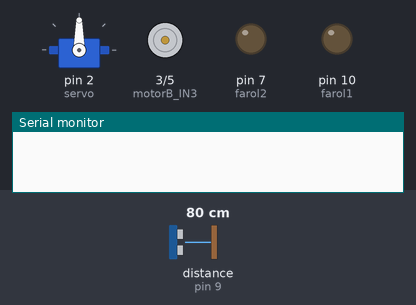
A sketch run on a simulated Arduino Uno, built with avr-gcc and run on an emulated ATmega328P. Shown: servo, motor-driver pin pairs drawn as motors (green arrow = first pin HIGH = forward, orange = second pin HIGH = backward, longer = more drive), output pins drawn as LEDs (lit = HIGH), the last lines printed to the serial monitor. Wiring (inferred from the names in the program): ultrasonic range finder: trigger pin 8; echo pin 9. The inputs (shaded band) are chosen by the test bench; at power-on: distance to the obstacle (sensor on pin 9) 80 cm. The echo pulse lasts 58.3 µs per cm; pins used as bus, display or sensor lines are not drawn.

Above: at 0.2 s.
At 3.3 s:
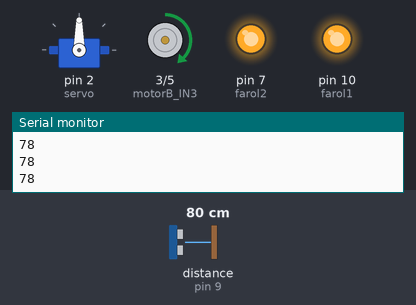
3.4 s: distance to the obstacle (sensor on pin 9) set to 29 cm
4.9 s: distance to the obstacle (sensor on pin 9) set to 23 cm
At 5.5 s:
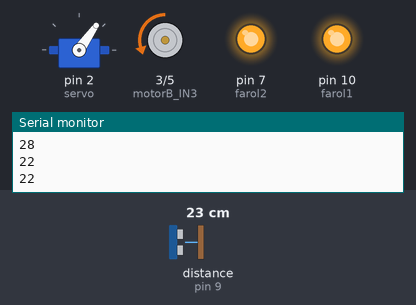
Timing chart, 0 to 7.9 s (numbered marks = the images above; inputs shaded):
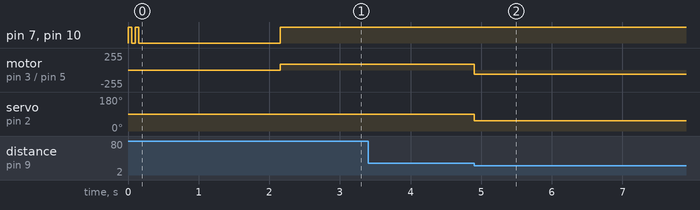

The sketch:

carro.ino
```cpp
// ================================================================
// ========================SERGIPE-TEC=============================

// Este codigo foi desenvolvido por @guilherme_5547 para fins de estudos.
// Para mais informações a documentação do codigo está disponivel no github: https://github.com/LuizGuilhermeSilvaa/carro-SergipeTec
// Saiba mais sobre o SergipeTec: https://sergipetec.org.br/

// ================================================================

// Importando biblioteca Servo.h.
// Para mais informações: https://www.arduino.cc/reference/en/libraries/servo/
#include <Servo.h>

// Definindo nome do servo.
// Obs: A varivel que pode ser modificada é o "servo".
Servo servo;

//Motor.
const int motorB_IN3 = 3;
const int motorB_IN4 = 5;

//Iluminação.
const int farol1 = 10;
const int farol2 = 7;

//Sensor frontal.
const int trigPin = 8;
const int echoPin = 9;

const int distanceMax = 25; // Definindo a distancia maxima para não bater

void setup() {

  Serial.begin(9600); // Definindo a taxa de comunicação do serial

  // Definindo as portas como OUTPUT(Saida) e INPUT (Entrada).
  pinMode(trigPin, OUTPUT);
  pinMode(echoPin, INPUT);
  pinMode(motorB_IN3, OUTPUT);
  pinMode(motorB_IN4, OUTPUT);
  pinMode(farol1, OUTPUT);
  pinMode(farol2, OUTPUT);

  servo.attach(2); // Porta digital do servo de direção
  servo.write(90); // Deixando a direção alinhada

  // Script que faz farol piscar ao ligar.
  digitalWrite(farol1, HIGH);
  digitalWrite(farol2, HIGH);
  delay(50);
  digitalWrite(farol1, LOW);
  digitalWrite(farol2, LOW);
  delay(50);
  digitalWrite(farol1, HIGH);
  digitalWrite(farol2, HIGH);
  delay(50);
  digitalWrite(farol1, LOW);
  digitalWrite(farol2, LOW);
  delay(2000);  // Espera 2 segundos antes de andar
  }

void loop() {
  long duration, distance;               // Declara duas variáveis do tipo long: 'duration' para armazenar o tempo e 'distance' para armazenar a distância calculada
  digitalWrite(trigPin, LOW);            // Define o pino de trigger (trigPin) como LOW para garantir que não haja pulso anterior
  delayMicroseconds(2);                  // Aguarda 2 microsegundos para estabilizar o pino de trigger
  digitalWrite(trigPin, HIGH);           // Define o pino de trigger como HIGH para iniciar o pulso ultrassônico
  delayMicroseconds(10);                 // Mantém o pino de trigger em HIGH por 10 microsegundos para enviar o pulso
  digitalWrite(trigPin, LOW);            // Define o pino de trigger como LOW para finalizar o pulso
  duration = pulseIn(echoPin, HIGH);     // Mede o tempo (em microsegundos) que o pino de eco (echoPin) permanece em HIGH após receber o pulso refletido
  distance = duration * 0.034 / 2;       // Converte o tempo medido em distância (em centímetros) usando a fórmula (velocidade do som é aproximadamente 0.034 cm/us)
                                         // O tempo é dividido por 2 porque o pulso viaja até o obstáculo e volta, lembre-se, é um sensor "ULTRASSONICO"

  Serial.println(distance); // Envia a distância calculada para o monitor serial, permitindo a visualização da distância medida pelo sensor

  if (distance <= distanceMax) {   // Se a distancia for menor que a distancia definida entra no IF.
    // Dar ré
    analogWrite(motorB_IN3, 0);
    analogWrite(motorB_IN4, 60);
    servo.write(55);  // Vira a direção.
    delay(350);
  }else{
    servo.write(90); // Alinha a direção.
    //Anda para frente.
    analogWrite(motorB_IN3, 90);
    analogWrite(motorB_IN4, 0);
    //Liga o farol.
    digitalWrite(farol1, HIGH);
    digitalWrite(farol2, HIGH);
  }
   delay(10);
  }
```

Measured:
- the behaviour switches between 27 and 26 cm on distance to the obstacle (sensor on pin 9) (found by bisection; images 1 and 2)
- after the input at 4.9 s, motor on pin 3 (motorB_IN3) / pin 5 (motorB_IN4): forward 90/255 → backward 60/255 at once; servo on pin 2 (servo): 90° → 55° at once
